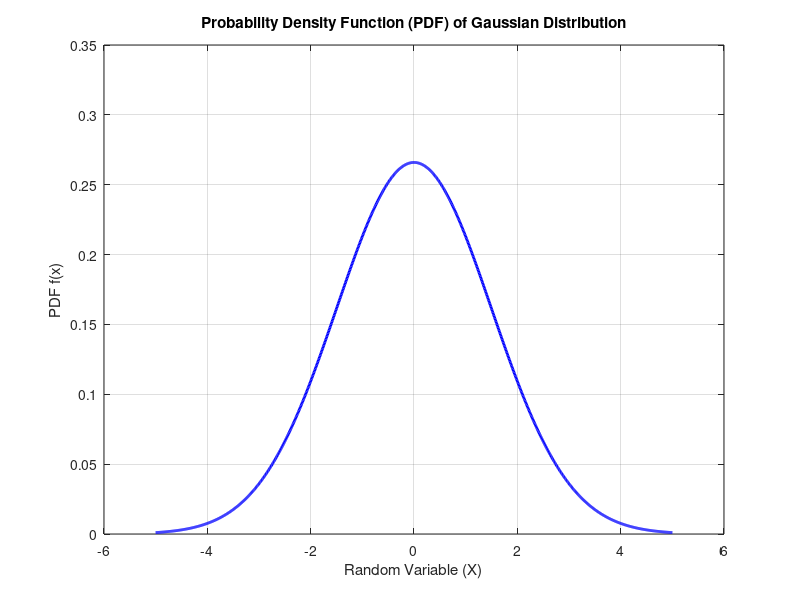
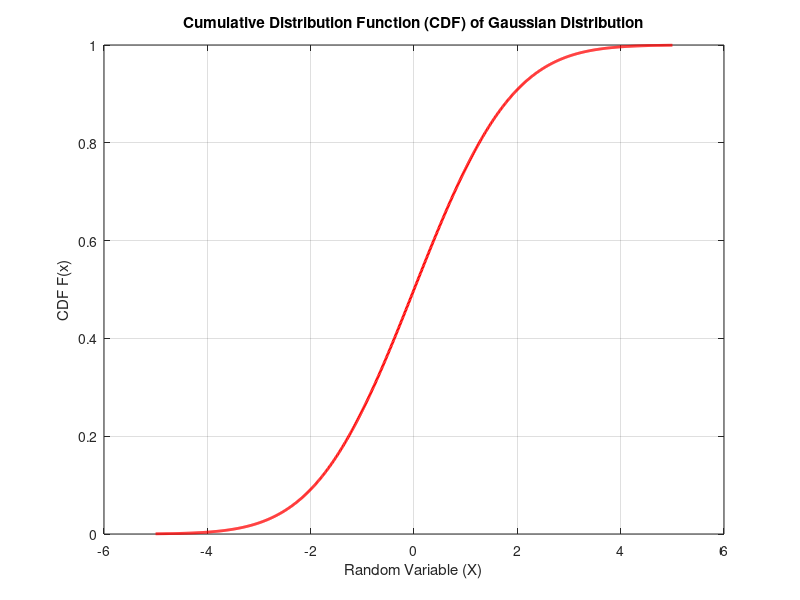

MATLAB code to generate these figures, in order:
clc;
clear all;
close all;

% Define the parameters of the Gaussian distribution
mu = 0;       % Mean
sigma = 1.5;  % Standard deviation

% Generate random samples from the Gaussian distribution
sample_size = 1000; 
random_samples   = mu + sigma * randn(sample_size, 1);

% Compute the PDF and CDF
%x = linspace(mu - 4*sigma, mu + 4*sigma, 1000); % Range of values for PDF and CDF
x = linspace(-5, 5, 1000);
pdf_values = (1 / (sigma * sqrt(2*pi))) * exp(-(x - mu).^2 / (2*sigma^2));
cdf_values = 0.5 * (1 + erf((x - mu) / (sigma * sqrt(2))));

% Plot the PDF
figure;
plot(x, pdf_values, 'b-', 'LineWidth', 2);
title('Probability Density Function (PDF) of Gaussian Distribution');
xlabel('Random Variable (X)');
ylabel('PDF f(x)');
grid on;

% Plot the CDF
figure;
plot(x, cdf_values, 'r-', 'LineWidth', 2);
title('Cumulative Distribution Function (CDF) of Gaussian Distribution');
xlabel('Random Variable (X)');
ylabel('CDF F(x)');
grid on;
